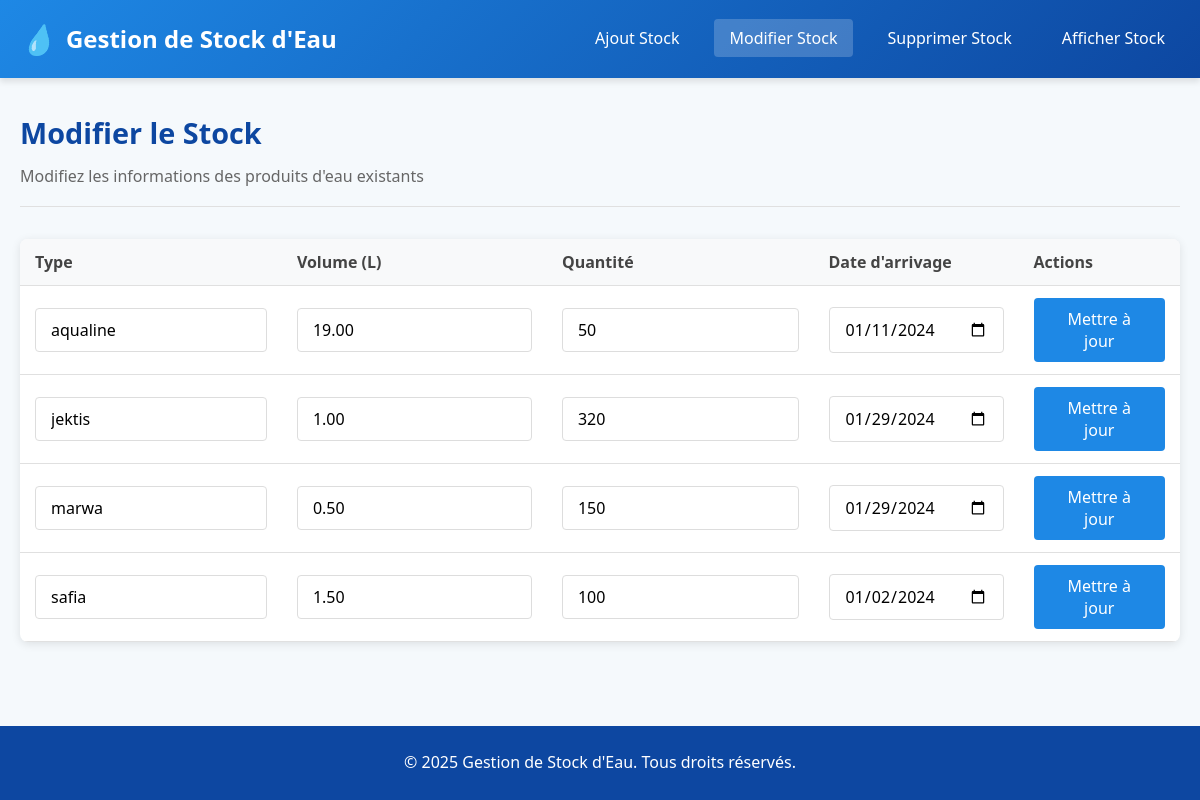
Screenshot of /modifier.php with the database file from the repository.
### tables this page shows
CREATE TABLE `stock` (
  `Type` varchar(20) NOT NULL,
  `Volume` decimal(5,2) NOT NULL,
  `Quantite` int(11) NOT NULL,
  `DateArrivage` date NOT NULL
);

### modifier.php (the view, shortened to what this page needs)
<?php
include 'config.php';
$sql = "SELECT * FROM stock ORDER BY Type, DateArrivage";
$result = $conn->query($sql);
?>
<html lang="fr">
<head>
    <link rel="stylesheet" href="style.css">
</head>
<body>
    <header>
        <div class="container">
            <div class="header-content">
                <div class="logo">
                    <i>💧</i>
                    <h1>Gestion de Stock d'Eau</h1>
                </div>
                <nav>
                    <ul>
                        <li><a href="index.php">Ajout Stock</a></li>
                        <li><a href="modifier.php" class="active">Modifier Stock</a></li>
                        <li><a href="supprimer.php">Supprimer Stock</a></li>
                        <li><a href="afficher.php">Afficher Stock</a></li>
                    </ul>
                </nav>
            </div>
        </div>
    </header>
    <main>
        <div class="container">
            <div class="page-header">
                <h2>Modifier le Stock</h2>
                <p>Modifiez les informations des produits d'eau existants</p>
            </div>
            <div class="table-container">
                <table>
                    <thead>
                        <tr>
                            <th>Type</th>
                            <th>Volume (L)</th>
                            <th>Quantité</th>
                            <th>Date d'arrivage</th>
                            <th>Actions</th>
                        </tr>
                    </thead>
                    <tbody>
                        <?php
                        if ($result->num_rows > 0) {
                            while($row = $result->fetch_assoc()) {
                                echo "<tr>
                                    <form method='POST' action=''>
                                    <input type='hidden' name='original_type' value='".$row['Type']."'>
                                    <input type='hidden' name='original_date' value='".$row['DateArrivage']."'>
                                    <td><input type='text' name='type' value='".$row['Type']."' class='form-control'></td>
                                    <td><input type='number' name='volume' value='".$row['Volume']."' step='0.01' class='form-control'></td>
                                    <td><input type='number' name='quantite' value='".$row['Quantite']."' class='form-control'></td>
                                    <td><input type='date' name='date_arrivage' value='".$row['DateArrivage']."' class='form-control'></td>
                                    <td><button type='submit' name='update' class='btn'>Mettre à jour</button></td>
                                    </form>
                                </tr>";
                            }
                        } else {
                            echo "<tr><td colspan='5'>Aucun stock trouvé</td></tr>";
                        }
                        ?>
                    </tbody>
                </table>
            </div>
        </div>
    </main>
    <footer>
        <div class="container">
            <p>&copy; 2025 Gestion de Stock d'Eau. Tous droits réservés.</p>
        </div>
    </footer>
</body>
</html>

### style.css (style rules this page uses)
* { margin: 0; padding: 0; box-sizing: border-box; font-family: 'Segoe UI', Tahoma, Geneva, Verdana, sans-serif; }
body { background-color: #f5f9fc; color: #333; line-height: 1.6; min-height: 100vh; display: flex; flex-direction: column; }
.container { max-width: 1200px; margin: 0 auto; padding: 0 20px; }
header { background: linear-gradient(135deg, #1e88e5, #0d47a1); color: white; padding: 1rem 0; box-shadow: 0 4px 6px rgba(0, 0, 0, 0.1); }
.header-content { display: flex; justify-content: space-between; align-items: center; }
.logo { display: flex; align-items: center; gap: 10px; }
.logo i { font-size: 1.8rem; }
.logo h1 { font-size: 1.5rem; font-weight: 600; }
nav ul { display: flex; list-style: none; gap: 20px; }
nav a { color: white; text-decoration: none; padding: 8px 15px; border-radius: 4px; transition: background-color 0.3s; font-weight: 500; }
nav a:hover, nav a.active { background-color: rgba(255, 255, 255, 0.2); }
main { flex: 1; padding: 2rem 0; }
.page-header { margin-bottom: 2rem; padding-bottom: 1rem; border-bottom: 1px solid #e0e0e0; }
.page-header h2 { color: #0d47a1; font-size: 1.8rem; margin-bottom: 0.5rem; }
.page-header p { color: #666; }
.form-control { width: 100%; padding: 10px 15px; border: 1px solid #ddd; border-radius: 4px; font-size: 1rem; transition: border-color 0.3s; }
.btn { display: inline-block; background-color: #1e88e5; color: white; border: none; padding: 10px 20px; border-radius: 4px; cursor: pointer; font-size: 1rem; font-weight: 500; transition: background-color 0.3s; }
.table-container { background-color: white; border-radius: 8px; box-shadow: 0 2px 10px rgba(0, 0, 0, 0.1); overflow: hidden; }
table { width: 100%; border-collapse: collapse; }
th, td { padding: 12px 15px; text-align: left; border-bottom: 1px solid #e0e0e0; }
th { background-color: #f8f9fa; font-weight: 600; color: #444; }
footer { background-color: #0d47a1; color: white; text-align: center; padding: 1.5rem 0; margin-top: 2rem; }

### rows the page displays
stock: type "aqualine", volume "19.00", quantite "50", date_arrivage "01/11/2024"
stock: type "jektis", volume "1.00", quantite "320", date_arrivage "01/29/2024"
stock: type "marwa", volume "0.50", quantite "150", date_arrivage "01/29/2024"
stock: type "safia", volume "1.50", quantite "100", date_arrivage "01/02/2024"
